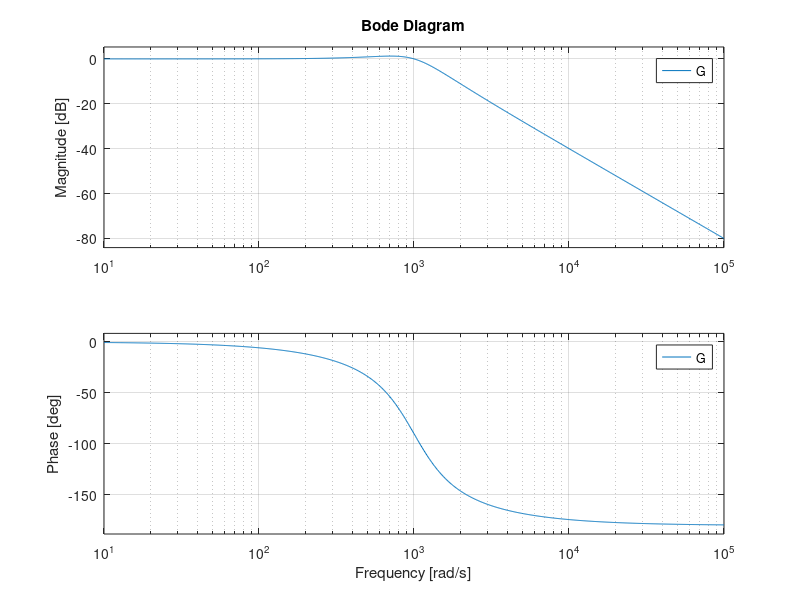

Here is the MATLAB script that generated this plot:

% syms s t

K = 1e6;
m = 1e-4;
k = 100;
c = 0.1;

% G = (K*m)/(m*s^2 + c*s + k)
% 
% a_z1 = 5*sin(100*t + 0.3);
% a_z2 = 20*sin(1500*t + 0.2);
% 
% A_z1 = fourier(a_z1)
% 
% Y_1 = A_z1*G
% y_z1 = simplify(ilaplace(Y_1))


G = tf(K*m,[m c k])
% t = 0:1e-5:0.5;
% a_z1 = 5*sin(100*t + 0.3);

% y = lsim(G,a_z1,t);

% figure
% hold on
% plot(t,a_z1)
% plot(t,y)

bode(G)